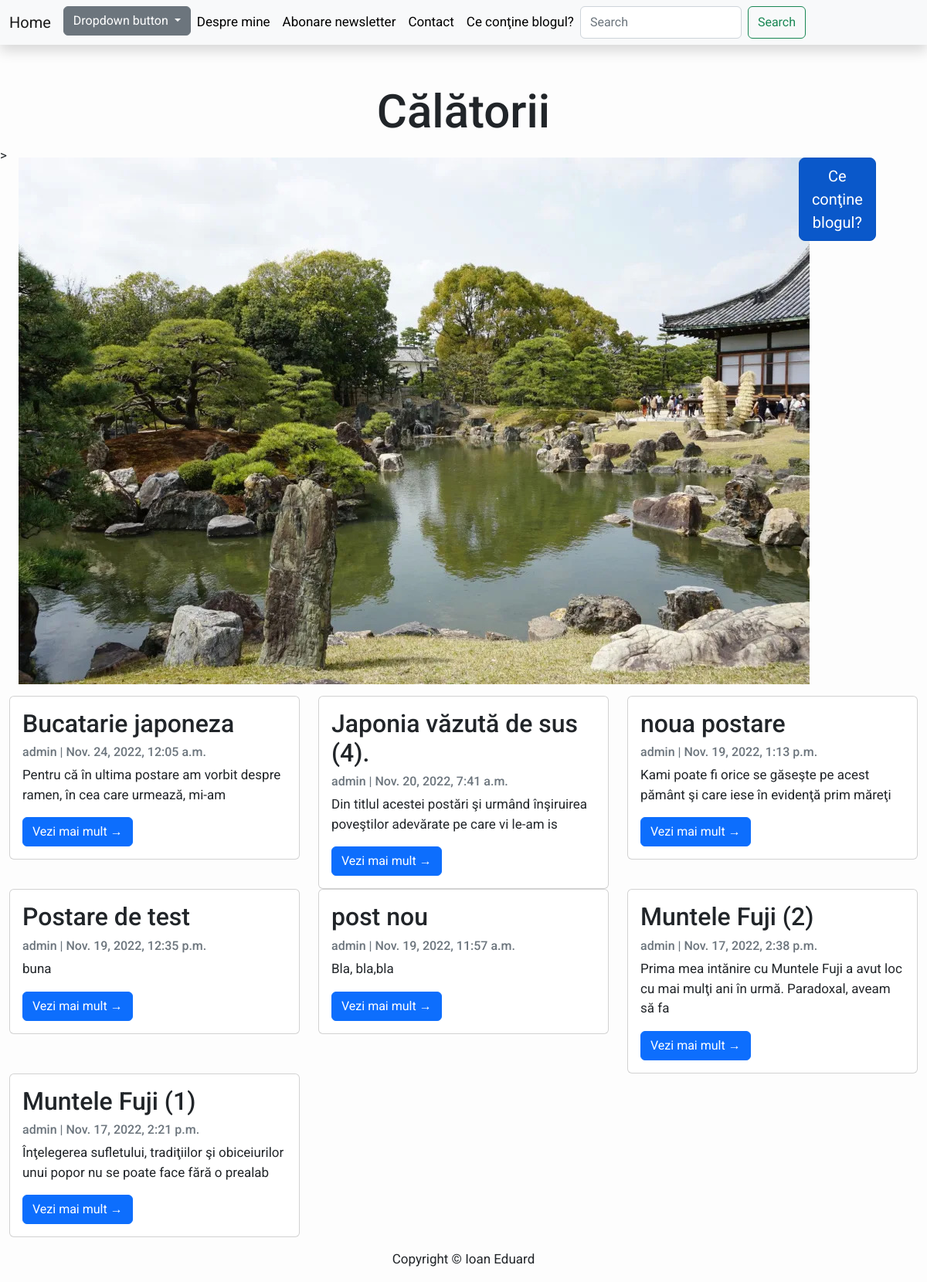
Page /blog/lista-calatorii/ on the committed database.
### Blog/models.py (models this page shows, shortened)
class Post(models.Model):
    title = models.CharField(max_length=200, unique=True)
    slug = models.SlugField(max_length=200, unique=True)
    author = models.ForeignKey(User, on_delete=models.CASCADE, related_name='blog_posts')
    updated_on = models.DateTimeField(auto_now=True)
    content = RichTextField(blank=True, null=True, config_name='awesome_ckeditor')
    category = models.CharField(max_length=200, default='calatorii')
    created_on = models.DateTimeField(auto_now_add=True)
    status = models.IntegerField(choices=STATUS, default=0)
    tags = models.CharField(max_length=200, null=True, default="")
    class Meta:
        ordering = ['-created_on']

### Blog/views.py (the view)
# urls.py: path('blog/lista-calatorii/',PostListCalatorii.as_view(), name='lista_calatorii'),
class PostListCalatorii(generic.ListView):
    queryset = Post.objects.filter(status=1,category='calatorii').order_by('-created_on')
    template_name = 'lista_calatorii.html'

### templates/lista_calatorii.html
{% extends "base.html" %}
{% load static %}
{% block content %}
    <header>
<br>
<br>
        <h1 style="text-align:center;font-size:60px;"> Călătorii</h1>
        <div class="flex-container">>
            <div class="col-md-10">
                <img style="width: 1024px;display: block;  margin-left: auto;  margin-right: auto; "
                     alt="Gradina japoneza"
                     src="{% static 'images/poza_baza.jpg' %}"/>
            </div>
            <div class="col-md-1">
                <div class="sidenav">
                <a href="{% url 'cuprins_blog' %}" class="btn btn-primary btn-lg active" role="button" aria-pressed="true">Ce conţine blogul?</a>
                </div>
            </div>
        </div>
    </header>
    <div class="container-fluid">
        <div class="row">
            {% for post in post_list|slice:":10" %}
                <div class="col-md-4">
                    <div class="card">
                        <div class="card-body">
                            <h2 class="card-title">{{ post.title }}</h2>
                            <p class="card-text text-muted h6">{{ post.author }} | {{ post.created_on }} </p>
                            <p class="card-text">{{ post.content|striptags|safe|slice:":100" }}</p>
                            <a href="{% url 'post_detail' post.slug %}" class="btn btn-primary">Vezi mai mult &rarr;</a>
                        </div>
                    </div>
                </div>
            {% endfor %}
        </div>
    </div>
{% endblock %}

### static/css/my_style.css (style rules this page uses)
.flex-container { display: flex; }
.flex-container > div { margin: 5px; padding: 10px; font-size: 20px; }

### templates/base.html (style rules this page uses)
body { font-family: "Roboto", sans-serif; font-size: 17px; background-color: #fdfdfd; }

### rows in the picture
Post: title "Bucatarie japoneza", author "admin", created_on "Nov. 24, 2022, 12:05 a.m.", content "Pentru că în ultima postare am vorbit despre ramen, în cea care urmează, mi-am"
Post: title "Japonia văzută de sus (4).", author "admin", created_on "Nov. 20, 2022, 7:41 a.m.", content "Din titlul acestei postări şi urmând înşiruirea poveştilor adevărate pe care vi le-am is"
Post: title "noua postare", author "admin", created_on "Nov. 19, 2022, 1:13 p.m.", content "Kami poate fi orice se găseşte pe acest pământ şi care iese în evidenţă prim măreţi"
Post: title "Postare de test", author "admin", created_on "Nov. 19, 2022, 12:35 p.m.", content "buna"
Post: title "post nou", author "admin", created_on "Nov. 19, 2022, 11:57 a.m.", content "Bla, bla,bla"
Post: title "Muntele Fuji (2)", author "admin", created_on "Nov. 17, 2022, 2:38 p.m.", content "Prima mea intănire cu Muntele Fuji a avut loc cu mai mulţi ani în urmă. Paradoxal, aveam să fa"
Post: title "Muntele Fuji (1)", author "admin", created_on "Nov. 17, 2022, 2:21 p.m.", content "Înţelegerea sufletului, tradiţiilor şi obiceiurilor unui popor nu se poate face fără o prealab"
